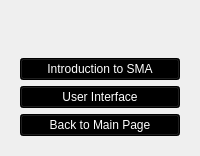
            <widget class="QFrame" name="frame_44">
             <property name="maximumSize">
              <size>
               <width>200</width>
               <height>16777215</height>
              </size>
             </property>
             <property name="frameShape">
              <enum>QFrame::NoFrame</enum>
             </property>
             <property name="frameShadow">
              <enum>QFrame::Raised</enum>
             </property>
             <property name="lineWidth">
              <number>0</number>
             </property>
             <layout class="QVBoxLayout" name="verticalLayout_20">
              <item>
               <widget class="QFrame" name="frame_46">
                <property name="maximumSize">
                 <size>
                  <width>16777215</width>
                  <height>150</height>
                 </size>
                </property>
                <property name="frameShape">
                 <enum>QFrame::NoFrame</enum>
                </property>
                <property name="frameShadow">
                 <enum>QFrame::Raised</enum>
                </property>
                <property name="lineWidth">
                 <number>0</number>
                </property>
                <layout class="QHBoxLayout" name="horizontalLayout_34">
                 <item>
                  <widget class="QLabel" name="label_14">
                   <property name="text">
                    <string/>
                   </property>
                   <property name="alignment">
                    <set>Qt::AlignCenter</set>
                   </property>
                  </widget>
                 </item>
                </layout>
               </widget>
              </item>
              <item>
               <widget class="QFrame" name="frame_47">
                <property name="frameShape">
                 <enum>QFrame::NoFrame</enum>
                </property>
                <property name="frameShadow">
                 <enum>QFrame::Raised</enum>
                </property>
                <property name="lineWidth">
                 <number>0</number>
                </property>
                <layout class="QVBoxLayout" name="verticalLayout_21">
                 <item>
                  <widget class="QPushButton" name="pushButton_10">
                   <property name="styleSheet">
                    <string notr="true">color:white;background-color:black;</string>
                   </property>
                   <property name="text">
                    <string>Introduction to SMA</string>
                   </property>
                  </widget>
                 </item>
                 <item>
                  <widget class="QPushButton" name="pushButton_11">
                   <property name="styleSheet">
                    <string notr="true">color:white;background-color:black;</string>
                   </property>
                   <property name="text">
                    <string>User Interface</string>
                   </property>
                  </widget>
                 </item>
                 <item>
                  <widget class="QPushButton" name="pushButton_12">
                   <property name="styleSheet">
                    <string notr="true">color:white;background-color:black;</string>
                   </property>
                   <property name="text">
                    <string>Back to Main Page</string>
                   </property>
                  </widget>
                 </item>
                </layout>
               </widget>
              </item>
             </layout>
            </widget>
